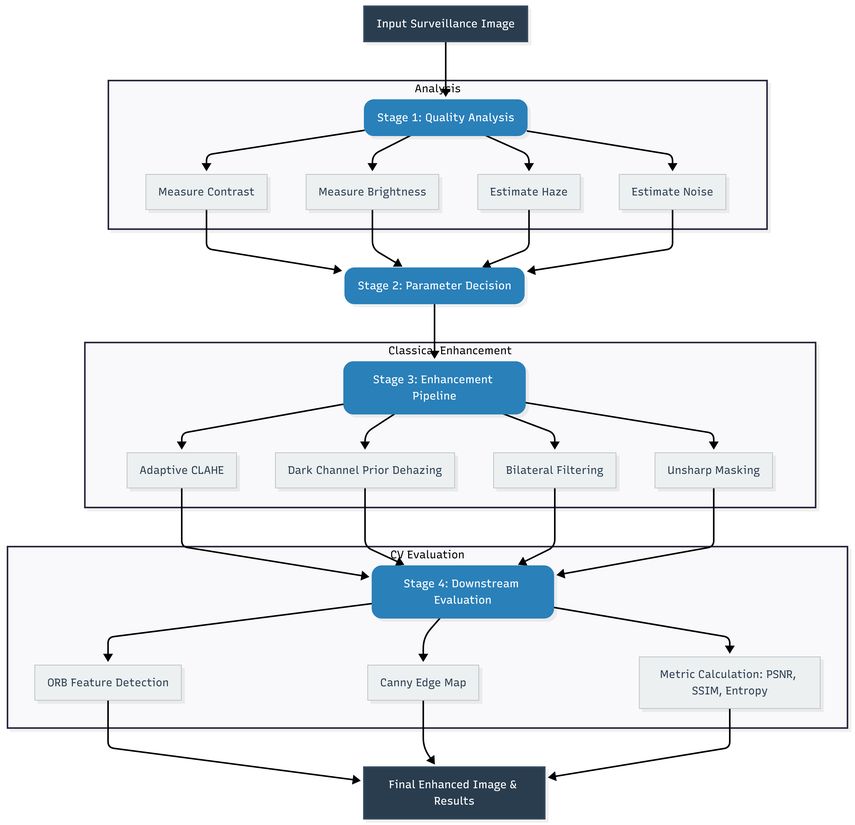
#> input picture archive_old_idea/Image Quality Enhancement-2026-09-10-101519.png, 855 x 825 px, shrunk from 5467 x 5275 before the run
$ python -i pipeline_draft.py   (imports and definitions only)   (older library calls are emulated)
#> lines starting #> are read from the running program, lines starting #| are printed output that depends on the picture
import cv2
import numpy as np

# quality_analyzer.py
def measure_quality(image):
    gray = cv2.cvtColor(image, cv2.COLOR_BGR2GRAY).astype(float)
    brightness = np.mean(gray)
    contrast = np.std(gray)
    sharpness = cv2.Laplacian(gray, cv2.CV_64F).var()
    dark_ch = np.min(image / 255.0, axis=2)
    haze_level = np.mean(dark_ch)
    noise_est = np.std(gray - cv2.GaussianBlur(gray, (5,5), 0))
    return brightness, contrast, sharpness, haze_level, noise_est

# param_selector.py
def select_parameters(brightness, contrast, sharpness, haze_level, noise):
    clahe_clip = 5.0 if brightness < 80 else (3.5 if brightness < 120 else 1.5)
    bilateral_s = 75 if noise > 15 else 50
    apply_dehaze = haze_level > 0.4
    apply_sharp = sharpness < 100
    return clahe_clip, bilateral_s, apply_dehaze, apply_sharp

# dehazer.py (simplified for now)
def dark_channel_prior(image, patch_size=15):
    # This is a placeholder. You would implement actual DCP here.
    # For now, just return a slightly enhanced image to simulate dehazing
    return cv2.convertScaleAbs(image, alpha=1.2, beta=10)

# enhancer.py
def apply_clahe(image, clip_limit):
    lab = cv2.cvtColor(image, cv2.COLOR_BGR2LAB)
    l, a, b = cv2.split(lab)
    clahe = cv2.createCLAHE(clipLimit=clip_limit, tileGridSize=(8,8))
    return cv2.cvtColor(cv2.merge([clahe.apply(l), a, b]), cv2.COLOR_LAB2BGR)

def apply_bilateral(image, sigma):
    return cv2.bilateralFilter(image, 9, sigma, sigma)

def apply_sharpening(image):
    kernel = np.array([[0,-1,0],[-1,5,-1],[0,-1,0]])
    return cv2.filter2D(image, -1, kernel)

# feature_eval.py
def count_orb(image, n=1000):
    gray = cv2.cvtColor(image, cv2.COLOR_BGR2GRAY)
    orb = cv2.ORB_create(nfeatures=n)
    kp, _ = orb.detectAndCompute(gray, None)
    return len(kp)

# The Adaptive Pipeline combining the above
def adaptive_pipeline(img):
    brightness, contrast, sharpness, haze_level, noise = measure_quality(img)
    clahe_clip, bilateral_s, apply_dehaze, apply_sharp = select_parameters(brightness, contrast, sharpness, haze_level, noise)

    enhanced = img.copy()

    if apply_dehaze:
        enhanced = dark_channel_prior(enhanced)

    enhanced = apply_clahe(enhanced, clahe_clip)
    enhanced = apply_bilateral(enhanced, bilateral_s)

    if apply_sharp:
        enhanced = apply_sharpening(enhanced)

    return enhanced

>>> import cv2
>>> picture = cv2.imread('Image Quality Enhancement-2026-09-10-101519.png')
#> picture is the input picture: shape (825, 855, 3); mean B, G, R 239.6, 235.6, 231.1
>>> result = adaptive_pipeline(picture)
#> in measure_quality, `gray = cv2.cvtColor(image, cv2.COLOR_BGR2GRAY).astype(float)`:
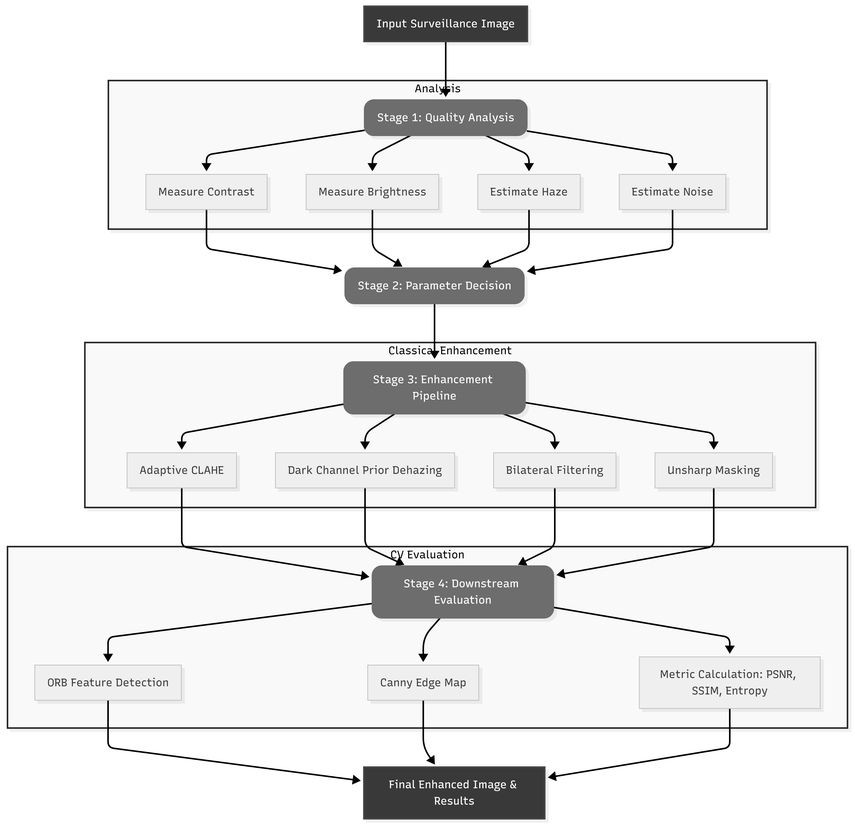
#> gray: shape (825, 855) float64; min 0, max 255, mean 234.6
#> in measure_quality, `brightness = np.mean(gray)`: brightness = 234.6
#> in measure_quality, `contrast = np.std(gray)`: contrast = 49.24
#> in measure_quality, `sharpness = cv2.Laplacian(gray, cv2.CV_64F).var()`: sharpness = 3133.5
#> in measure_quality, `dark_ch = np.min(image / 255.0, axis=2)`:
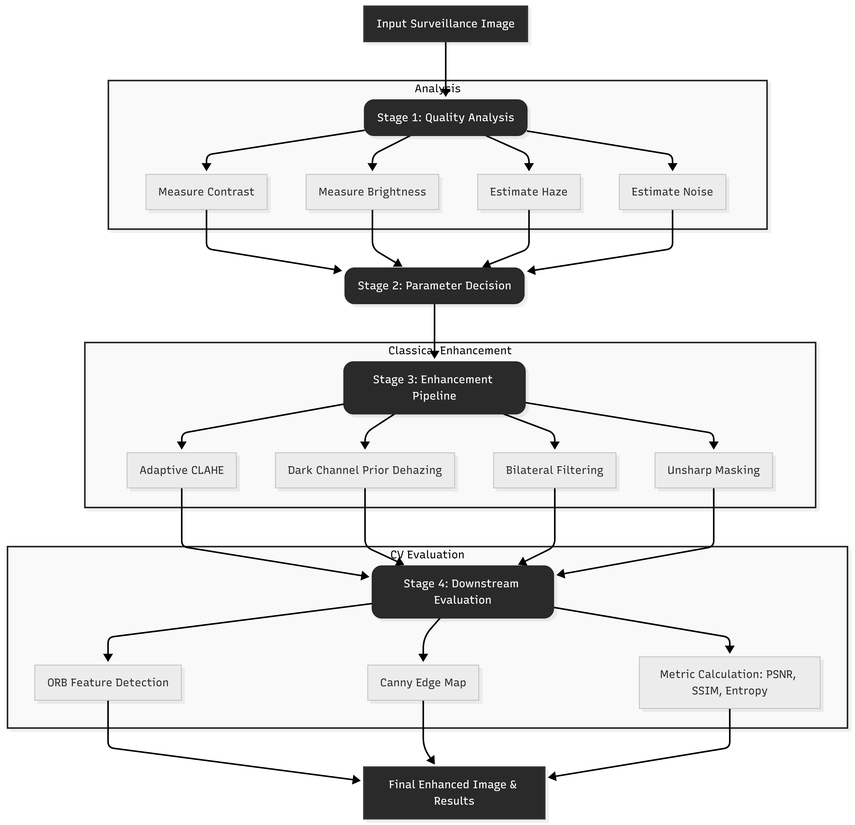
#> dark_ch: shape (825, 855) float64; min 0, max 1, mean 0.906
#> in measure_quality, `haze_level = np.mean(dark_ch)`: haze_level = 0.906
#> in measure_quality, `noise_est = np.std(gray - cv2.GaussianBlur(gray, (5,5), 0))`: noise_est = 17.4
#> in adaptive_pipeline, `brightness, contrast, sharpness, haze_level, noise = measure_quality(i..`: brightness = 234.6; contrast = 49.24; sharpness = 3133.5; haze_level = 0.906; noise = 17.4
#> in select_parameters, `clahe_clip = 5.0 if brightness < 80 else (3.5 if brightness < 120 else..`: clahe_clip = 1.5
#> in select_parameters, `bilateral_s = 75 if noise > 15 else 50`: bilateral_s = 75
#> in select_parameters, `apply_dehaze = haze_level > 0.4`: apply_dehaze = True
#> in select_parameters, `apply_sharp = sharpness < 100`: apply_sharp = False
#> in adaptive_pipeline, `clahe_clip, bilateral_s, apply_dehaze, apply_sharp = select_parameters..`: clahe_clip = 1.5; bilateral_s = 75; apply_dehaze = True; apply_sharp = False
#> in dark_channel_prior, `return cv2.convertScaleAbs(image, alpha=1.2, beta=10)`:
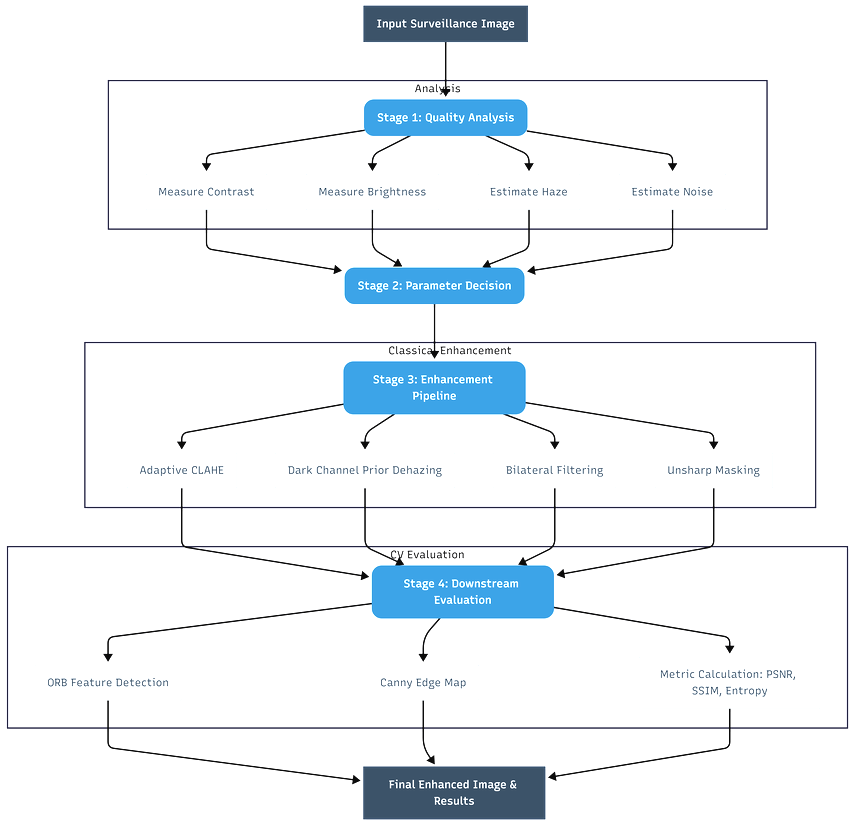
#> returned value: shape (825, 855, 3); mean of channels 0, 1, 2 246.7, 242.9, 237.9; drawn as B, G, R
#> in apply_clahe, `lab = cv2.cvtColor(image, cv2.COLOR_BGR2LAB)`: lab: shape (825, 855, 3); mean of channels 0, 1, 2 243.2, 127.7, 125.6
#> in apply_clahe, `l, a, b = cv2.split(lab)`:
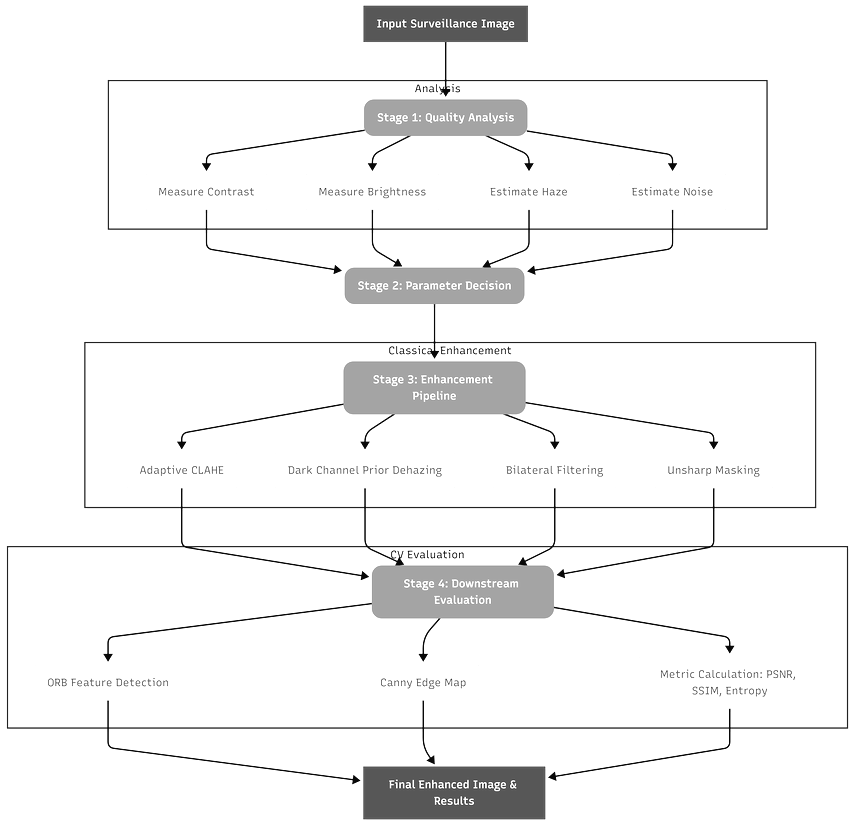
#> l: shape (825, 855); min 7, max 255, mean 243.2
#> in apply_clahe, `l, a, b = cv2.split(lab)`:
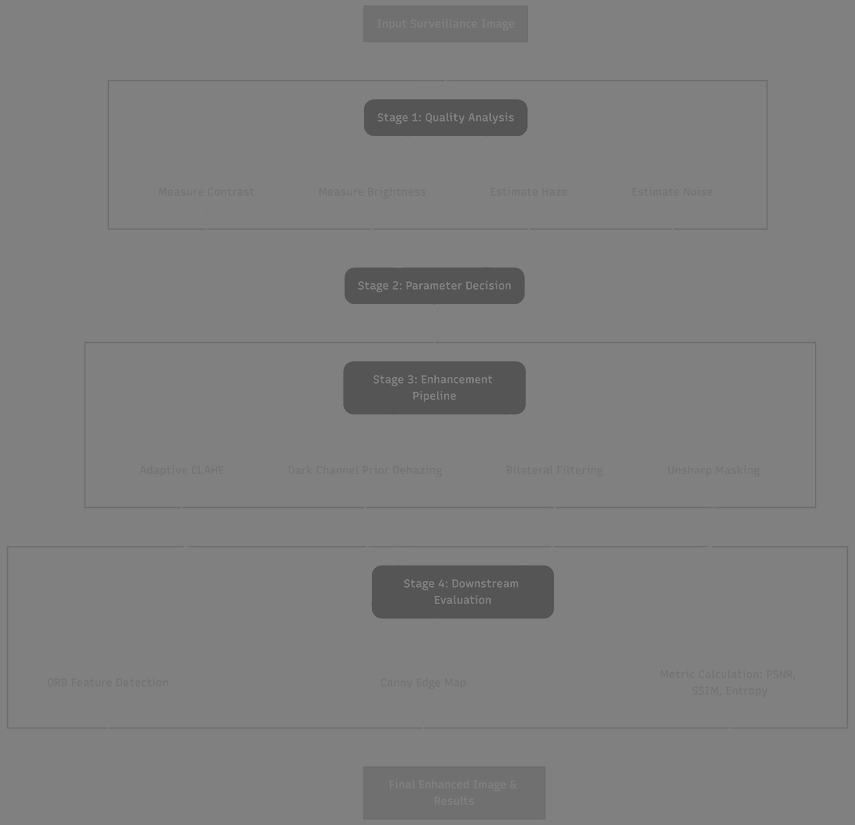
#> b: shape (825, 855); min 75, max 133, mean 125.6
